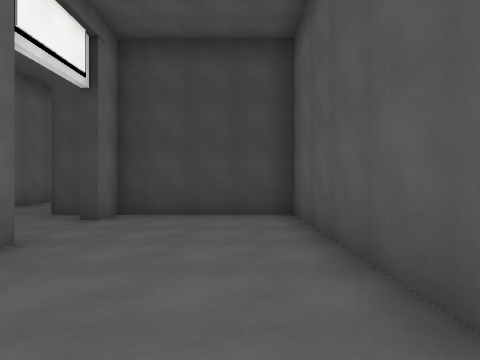
[1] (above)

24 first-person views from a walk through a 3-D level made in the Unity game engine. The camera is 1.5 m above the floor, looks level and sees 80° across. The floor is counted in squares, 2 m on a side. Each view is taken from the middle of a square. On the plan, view 1 faces up. The plan holds only what a view shows up to about 10 squares ahead; the rest is blank. The place goes on beyond the plan. The player is left out. Surface patterns are stand-ins for the level's own textures.

[2]
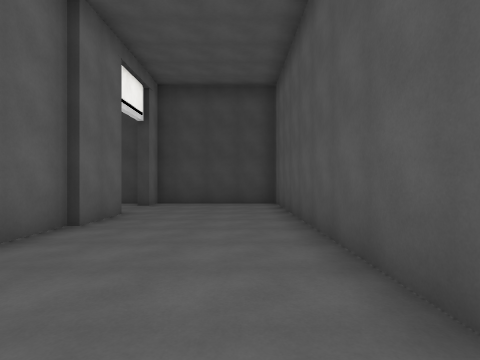

[3]
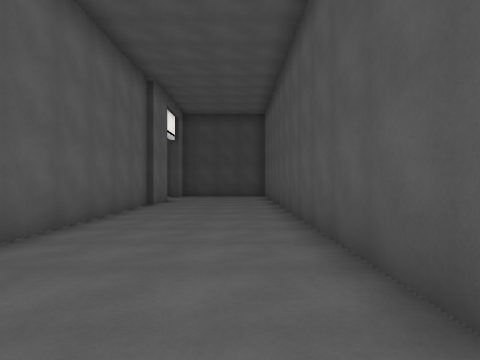

[4]
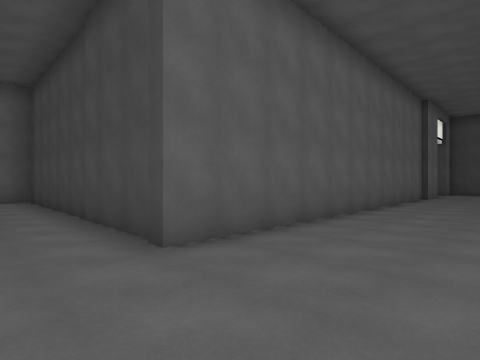

[5]
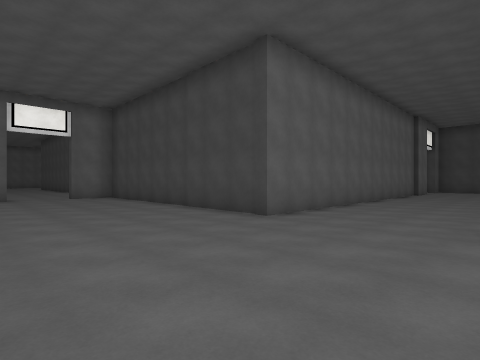

[6]
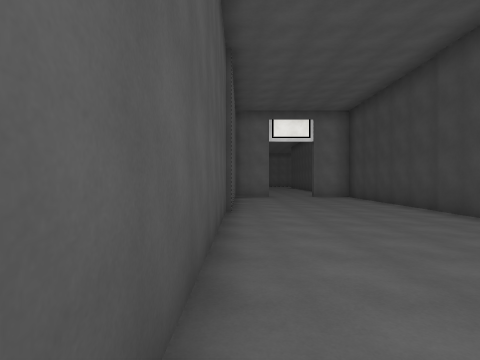

[7]
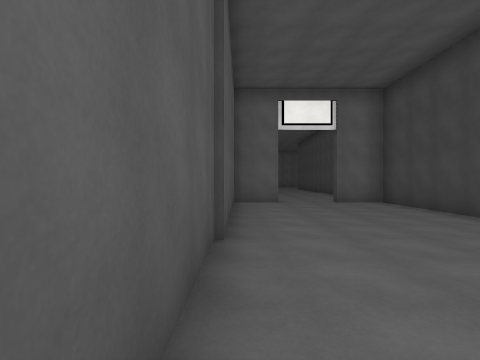

[8]
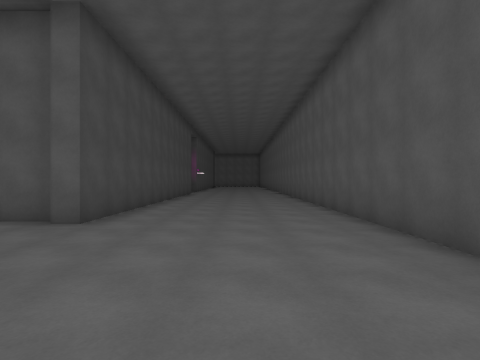

[9]
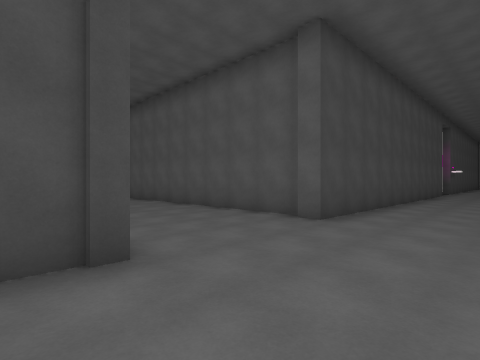

[10]
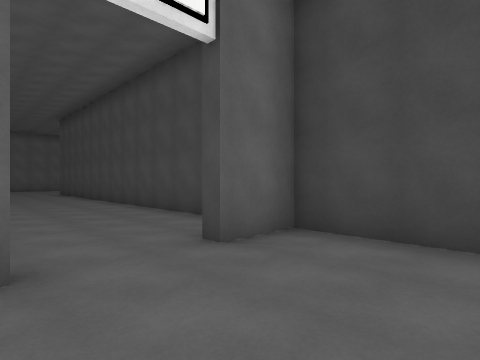

[11]
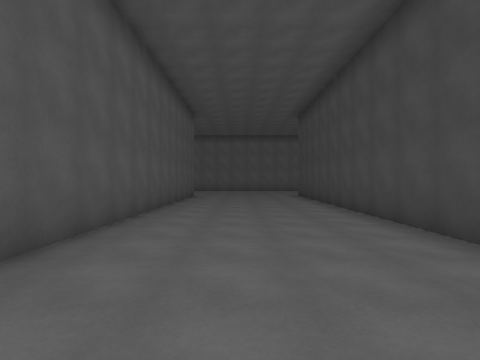

[12]
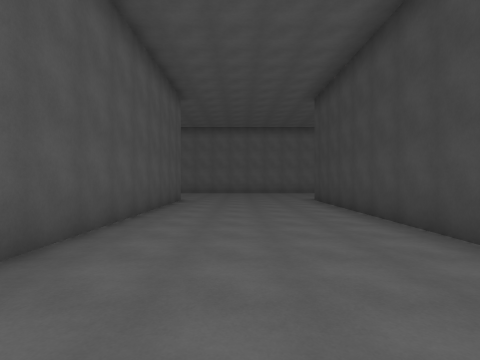

[13]
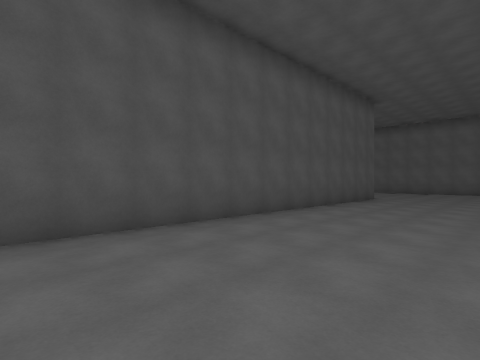

[14]
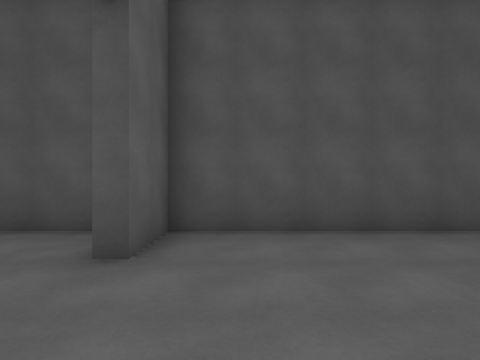

[15]
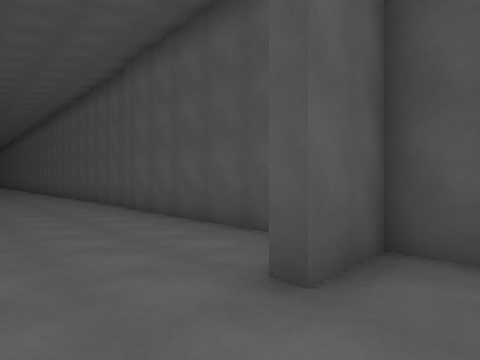

[16]
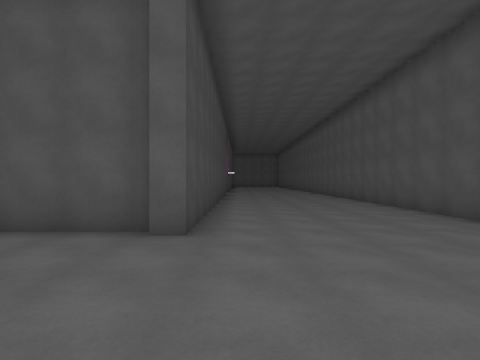

[17]
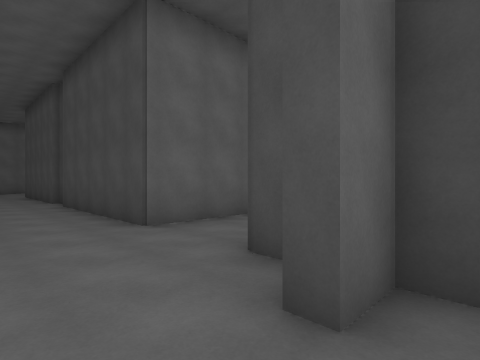

[18]
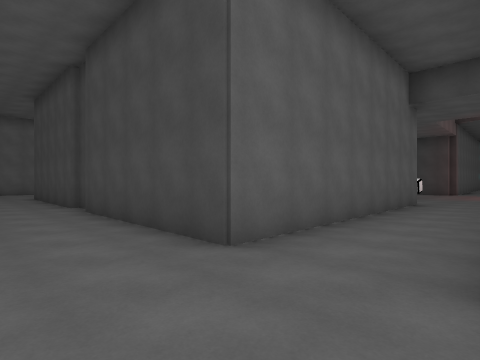

[19]
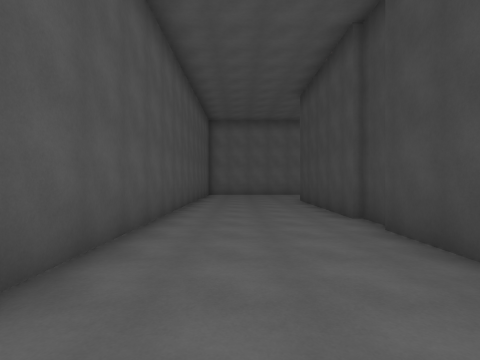

[20]
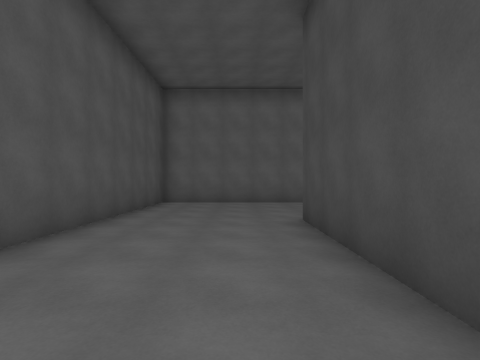

[21]
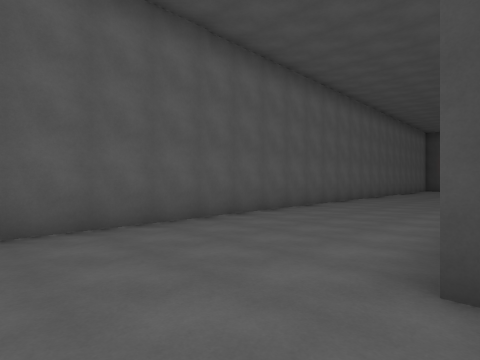

[22]
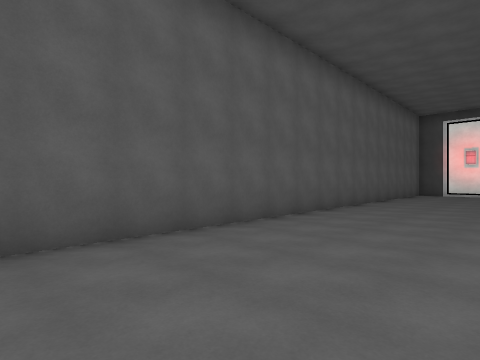

[23]
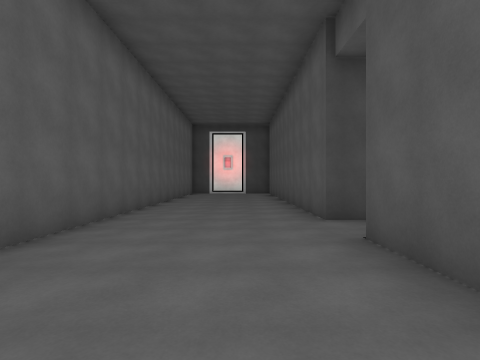

[24]
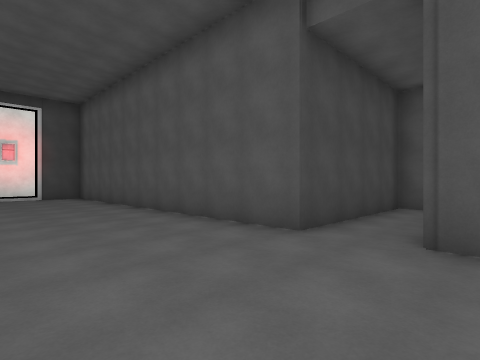

### Floor plan
Points are (right, up) in squares from view 1. A wall is a line through its corners. A room is listed if a view was taken in it or the views show most of it. See-through windows are left out.
Room 1 (views 1, 2, 3, 4, 5, 6, 7, 8, 9, 10, 16, 17)
walls: (1.2, -8.8) (1.2, 6.2) (-2.6, 6.2) (-2.6, 5.2); (-3.1, -9.2) (-11.6, -9.2) (-11.6, -10.7); (7.4, -9.2) (0.9, -9.2) (0.9, -8.8); (-2.8, 1.8) (-2.8, -9.4) (-3.2, -9.4); (-2.6, 3.4) (-2.6, 1.6); (-11.6, -12.7) (-11.6, -14.2); (-10.9, -14.3) (7, -14.3)
ways out: opening at (-12, -11.5) to room 2; opening at (-3, 4.5) to room 3
Room 2 (views 11, 12, 13, 14, 15)
walls: (-13.9, -9.2) (-25, -9.2); (-24.9, -14.3) (-11.9, -14.3) (-11.9, -12.7) (-11.6, -12.7); (-11.6, -10.7) (-12, -10.7)
ways out: opening at (-12, -11.5) to room 1
Room 3 (views 18, 19, 20, 21, 22, 23, 24)
walls: (-17.4, 11.9) (-17.4, 13.9); (-12.8, 14.8) (-12.8, 15.4) (-17.4, 15.4) (-17.4, 23.6); (-12.5, 6.2) (-17.5, 6.2); (-11.6, 6.4) (-12.6, 6.4); (-21.6, 20.6) (-21.6, 2.4) (-8.9, 2.4); (-6.4, 14.1) (-6.4, 6.2) (-11.4, 6.2); (-3.2, 6.2) (-4.1, 6.2)
ways out: opening at (-3, 4.5) to room 1; opening at (-5.5, 14)

Positions as (right, up) in squares from view 1, and headings:
1: (0, 0), facing up
2: (0, -3), facing up
3: (0, -7), facing up
4: (0, -11), facing up-left
5: (1, -14), facing up-left
6: (1, -14), facing left
7: (-2, -14), facing left
8: (-4, -12), facing right
9: (-4, -12), facing up-right
10: (-9, -13), facing up-left
11: (-12, -12), facing left
12: (-15, -12), facing left
13: (-14, -10), facing down-left
14: (-13, -10), facing down
15: (-13, -11), facing down-right
16: (-3, -10), facing right
17: (-2, 4), facing up-left
18: (-4, 4), facing up-left
19: (-7, 4), facing left
20: (-12, 5), facing left
21: (-17, 4), facing up-left
22: (-18, 10), facing up-left
23: (-19, 10), facing up
24: (-21, 13), facing up-right
